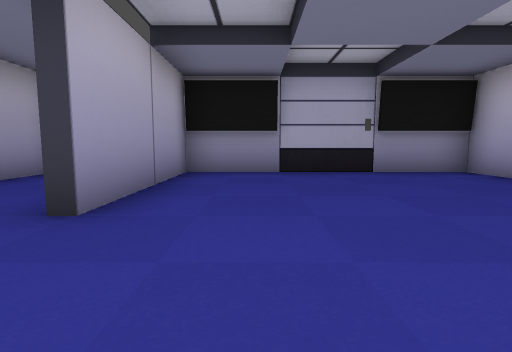
view 1 (above)

16 first-person views from a walk through a level from a Godot 3-D game. The camera is 1.2 m above the floor, tilts 6° down and sees 80° across. The floor is counted in squares, 2 m on a side. Each view is taken from the middle of a square. On the plan, view 1 faces up. The plan holds only what a view shows up to about 9 squares ahead; the rest is blank. The place goes on beyond the plan. Flat picture figures and markers are not drawn. Characters and animated objects are not drawn. Door leaves are left out where a doorway can be walked through.

view 2
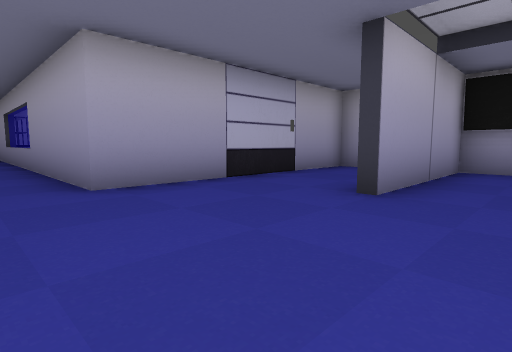

view 3
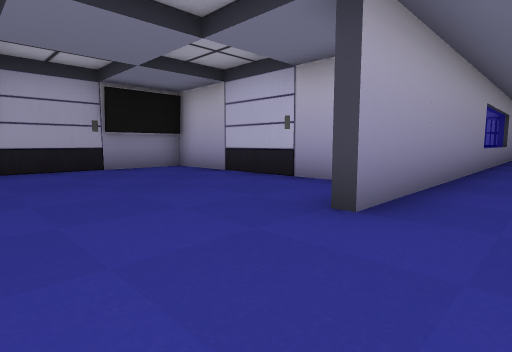

view 4
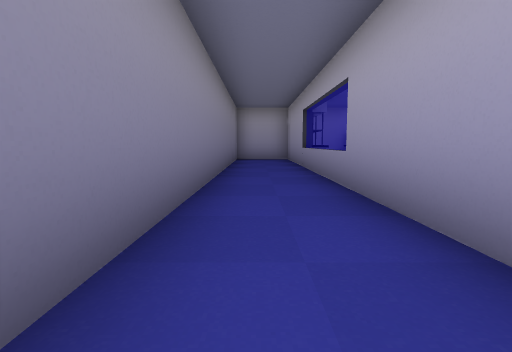

view 5
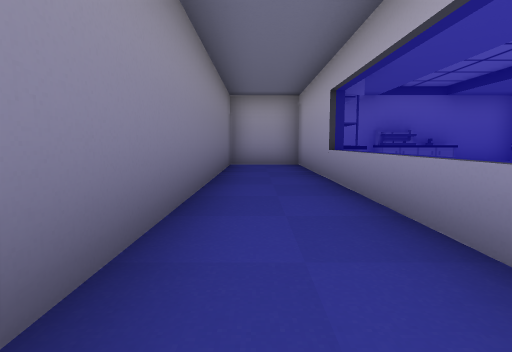

view 6
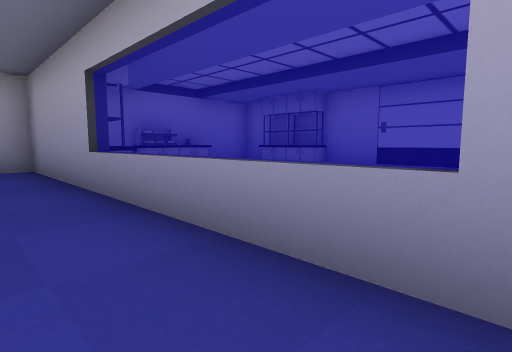

view 7
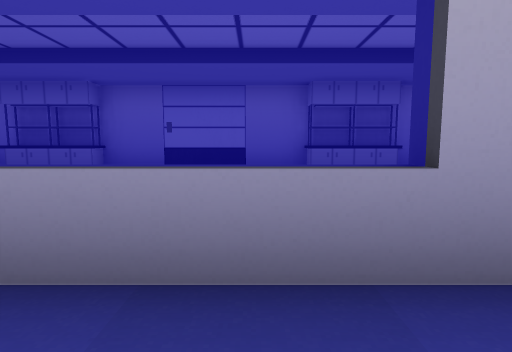

view 8
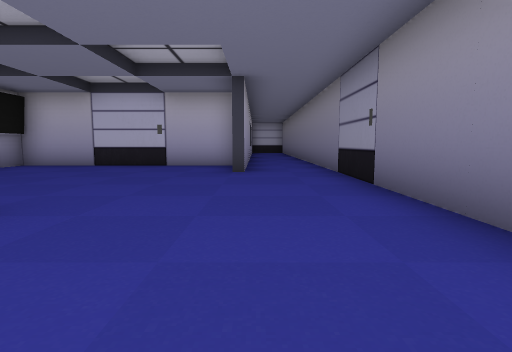

view 9
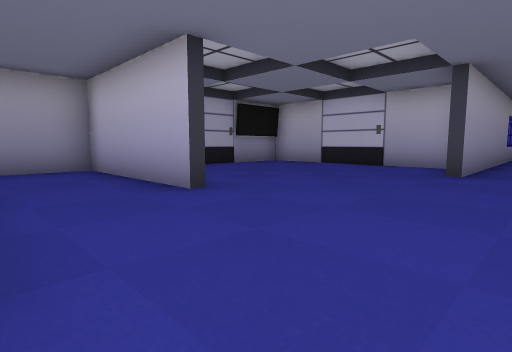

view 10
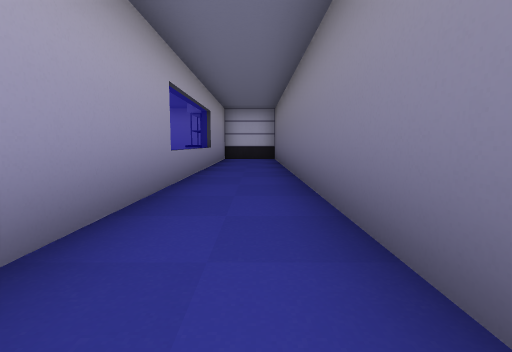

view 11
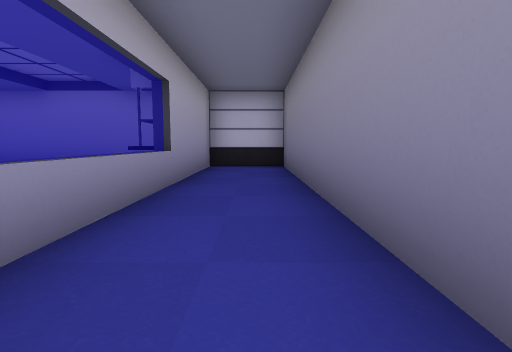

view 12
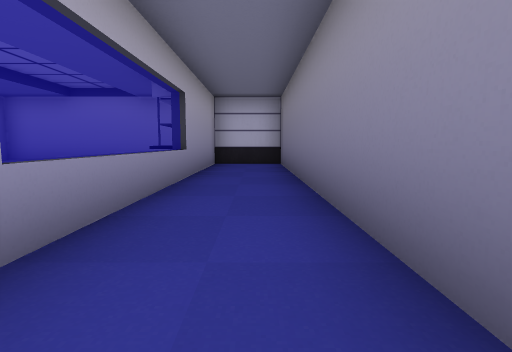

view 13
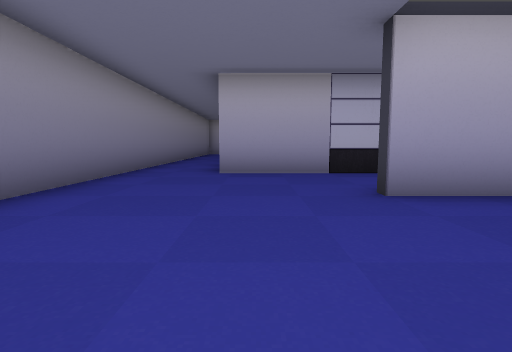

view 14
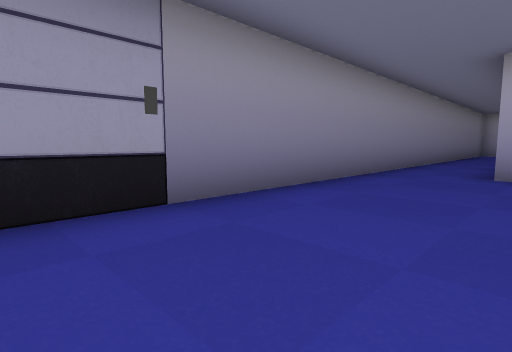

view 15
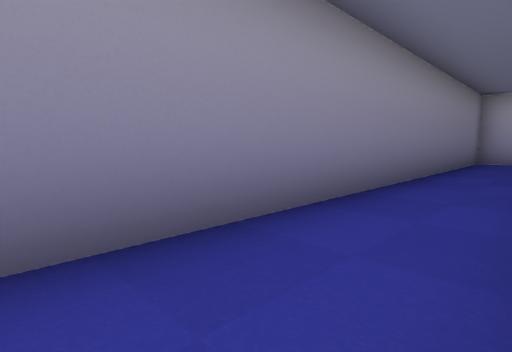

view 16
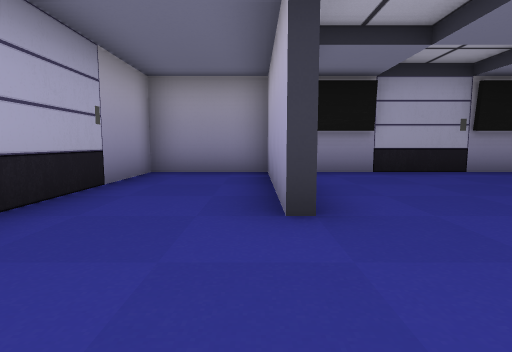

### Floor plan
Ten units are one square. View 1 is at (0, 0); x grows to the right and y downward. Boxes are objects, and circles mark ways between rooms. Rooms are numbered by the first view taken in them; rooms with no view inside come last. Other rooms are left out.
<svg viewBox="-165 -70 332 92">
<path fill="none" stroke="#000" d="M-17 -24 -17 -65 -42 -65 -42 -2 -160 -2 -160 17 25 17M45 -6 45 -65 -15 -65 -15 -25M25 17 162 17 162 -2 25 -2"/>
<circle cx="30" cy="10" r="3" fill="#2a7"/>
<text x="-30" y="-20">1</text>
<text x="100" y="10">2</text>
</svg>
Room 1 opens to room 2.

Where each view was taken, in squares from view 1:
view 1: 0 up, 0 right, facing up
view 2: 1 down, 0 right, facing up-left
view 3: 1 down, 0 right, facing up-right
view 4: 1 down, 4 left, facing left
view 5: 1 down, 7 left, facing left
view 6: 1 down, 8 left, facing up-left
view 7: 1 down, 9 left, facing up
view 8: 0 up, 4 left, facing right
view 9: 1 down, 4 left, facing up-right
view 10: 1 down, 4 right, facing right
view 11: 1 down, 8 right, facing right
view 12: 1 down, 7 right, facing right
view 13: 1 up, 2 right, facing left
view 14: 1 up, 2 right, facing down-left
view 15: 0 up, 5 left, facing down-left
view 16: 0 up, 2 left, facing up
